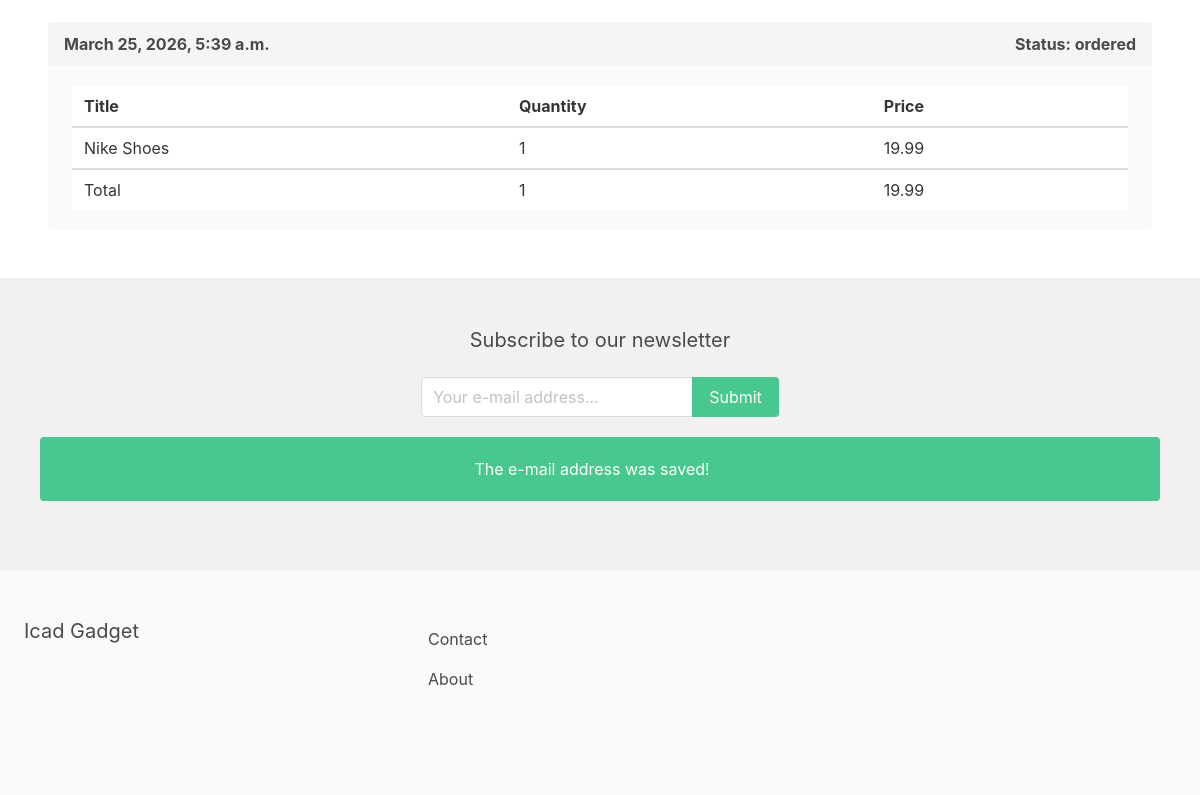
The app's page /myaccount/ (signed in, lower part), older data.
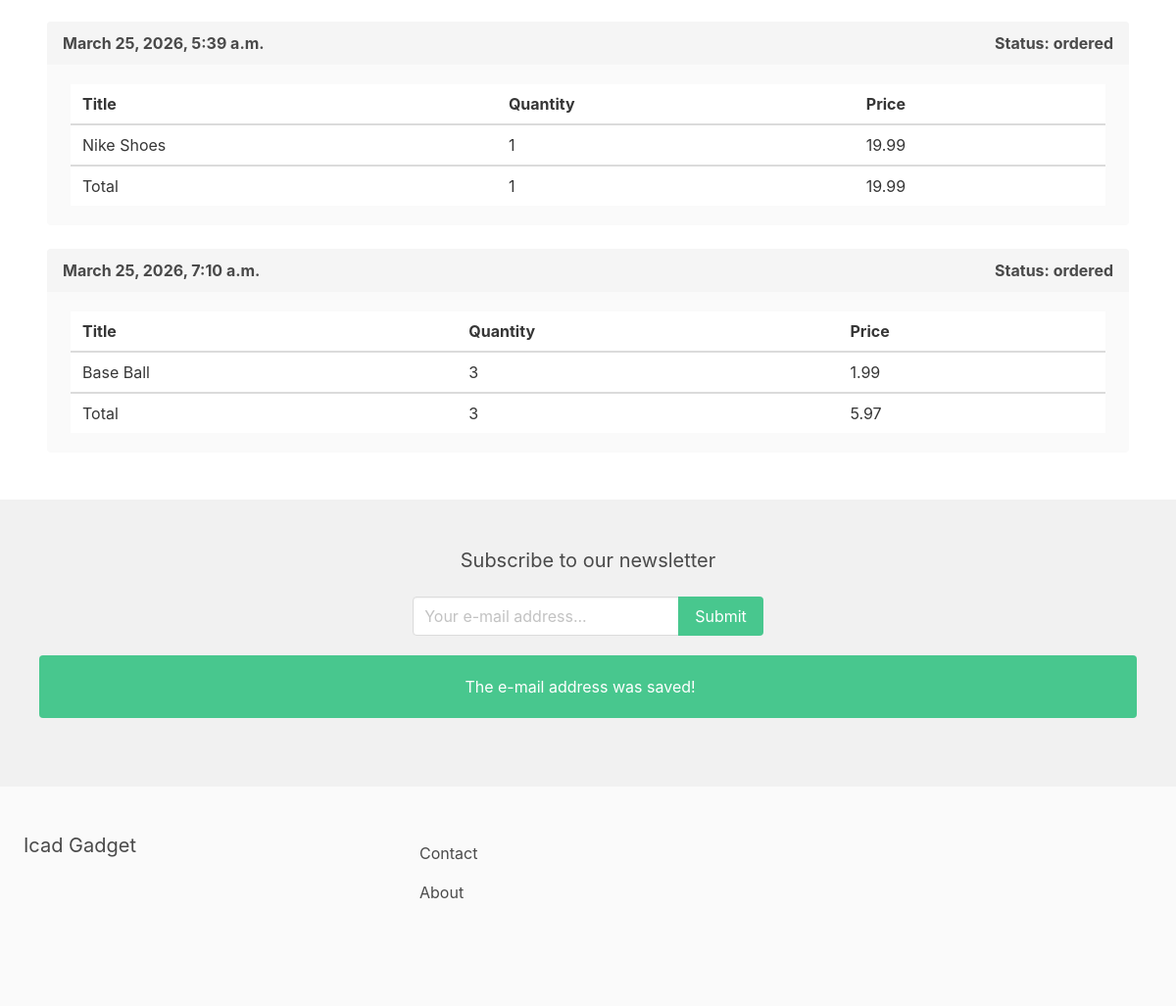
The same page, newer data.
### apps/order/models.py (models this page shows, shortened)
class Order(models.Model):
    ORDERED = 'ordered'
    SHIPPED = 'shipped'
    ARRIVED = 'arrived'
    STATUS_CHOICES = (
        (ORDERED, 'Ordered'),
        (SHIPPED, 'Shipped'),
        (ARRIVED, 'Arrived')
    )
    user = models.ForeignKey(User, related_name='orders', on_delete=models.SET_NULL, blank=True, null=True)
    first_name = models.CharField(max_length=100)
    last_name = models.CharField(max_length=100)
    email = models.CharField(max_length=100)
    address = models.CharField(max_length=100)
    zipcode = models.CharField(max_length=100)
    place = models.CharField(max_length=100)
    phone = models.CharField(max_length=100)
    created_at = models.DateTimeField(auto_now_add=True)
    paid = models.BooleanField(default=False)
    paid_amount = models.FloatField(blank=True, null=True)
    used_coupon = models.CharField(max_length=50, blank=True, null=True)
    payment_intent = models.CharField(max_length=255)
    stripe_checkout_id = models.CharField(max_length=255, blank=True, null=True, unique=True)
    shipped_date = models.DateTimeField(blank=True, null=True)
    status = models.CharField(max_length=20, choices=STATUS_CHOICES, default=ORDERED)
    def get_total_quantity(self):
        return sum(int(item.quantity) for item in self.items.all())

class OrderItem(models.Model):
    order = models.ForeignKey(Order, related_name='items', on_delete=models.CASCADE)
    product = models.ForeignKey(Product, related_name='items', on_delete=models.DO_NOTHING)
    price = models.FloatField()
    quantity = models.IntegerField(default=1)

### apps/store/models.py (models this page shows, shortened)
class Product(models.Model):
    category = models.ForeignKey(Category, related_name='products', on_delete=models.CASCADE)
    parent = models.ForeignKey('self', related_name='variants', on_delete=models.CASCADE, blank=True, null=True)
    title = models.CharField(max_length=255)
    slug = models.SlugField(max_length=255)
    description = models.TextField(blank=True, null=True)
    price = models.FloatField()
    is_featured = models.BooleanField(default=False)
    num_available = models.IntegerField(default=1)
    num_visits = models.IntegerField(default=0)
    last_visit = models.DateTimeField(blank=True, null=True)
    image = models.ImageField(upload_to='uploads/', blank=True, null=True)
    thumbnail = models.ImageField(upload_to='uploads/', blank=True, null=True)
    date_added = models.DateTimeField(auto_now_add=True)
    class Meta:
        ordering = ('-date_added',)

### apps/userprofile/views.py (the view)
# urls.py: path('myaccount/', myaccount, name='myaccount'),
@login_required
def myaccount(request):
    return render(request, 'myaccount.html')

### apps/cart/cart.py (called while the page is built, shortened)
    def __iter__(self):
        product_ids = list(self.cart.keys())
        products = Product.objects.filter(id__in=product_ids)
        product_map = {str(p.id): p for p in products}

    def get_total_length(self):
        return sum(int(item['quantity']) for item in self.cart.values())

    def get_total_cost(self):
        return sum(item['total_price'] for item in self)

### apps/cart/context_processors.py (called while the page is built)
def cart(request):
    return {'cart': Cart(request)}

### apps/store/context_processors.py (called while the page is built)
def menu_categories(request):
    categories = Category.objects.filter(parent=None)
    return {'menu_categories': categories}

### apps/userprofile/templates/myaccount.html (shortened to what this page needs)
{% extends 'base.html' %}
{% block content %}
    {% for order in request.user.orders.all %}
        <article class="message is-light">
            <div class="message-header">
                <p>{{ order.created_at }}</p>
                <p><strong>Status: </strong>{{ order.status }}</p>
            </div>
            <div class="message-body">
                <table class="table is-striped is-fullwidth">
                    <thead>
                        <tr>
                            <th>Title</th>
                            <th>Quantity</th>
                            <th>Price</th>
                        </tr>
                    </thead>
                    <tbody>
                        {% for item in order.items.all %}
                            <tr>
                                <td>{{ item.product.title }}</td>
                                <td>{{ item.quantity }}</td>
                                <td>{{ item.price }}</td>
                            </tr>
                        {% endfor %}
                    </tbody>
                    <tfoot>
                        <tr>
                            <td>Total</td>
                            <td>{{ order.get_total_quantity }}</td>
                            <td>{{ order.paid_amount }}</td>
                        </tr>
                    </tfoot>
                </table>
            </div>
        </article>
    {% empty %}
        <p>You don't have any order yet!</p>
    {% endfor %}
{% endblock %}

Row changes from the older to the newer data that the page shows:
added Order: created_at "March 25, 2026, 7:10 a.m.", status "ordered", get_total_quantity "3", paid_amount "5.97"
added OrderItem: product "Base Ball", quantity "3", price "1.99", shown under "March 25, 2026, 7:10 a.m."
